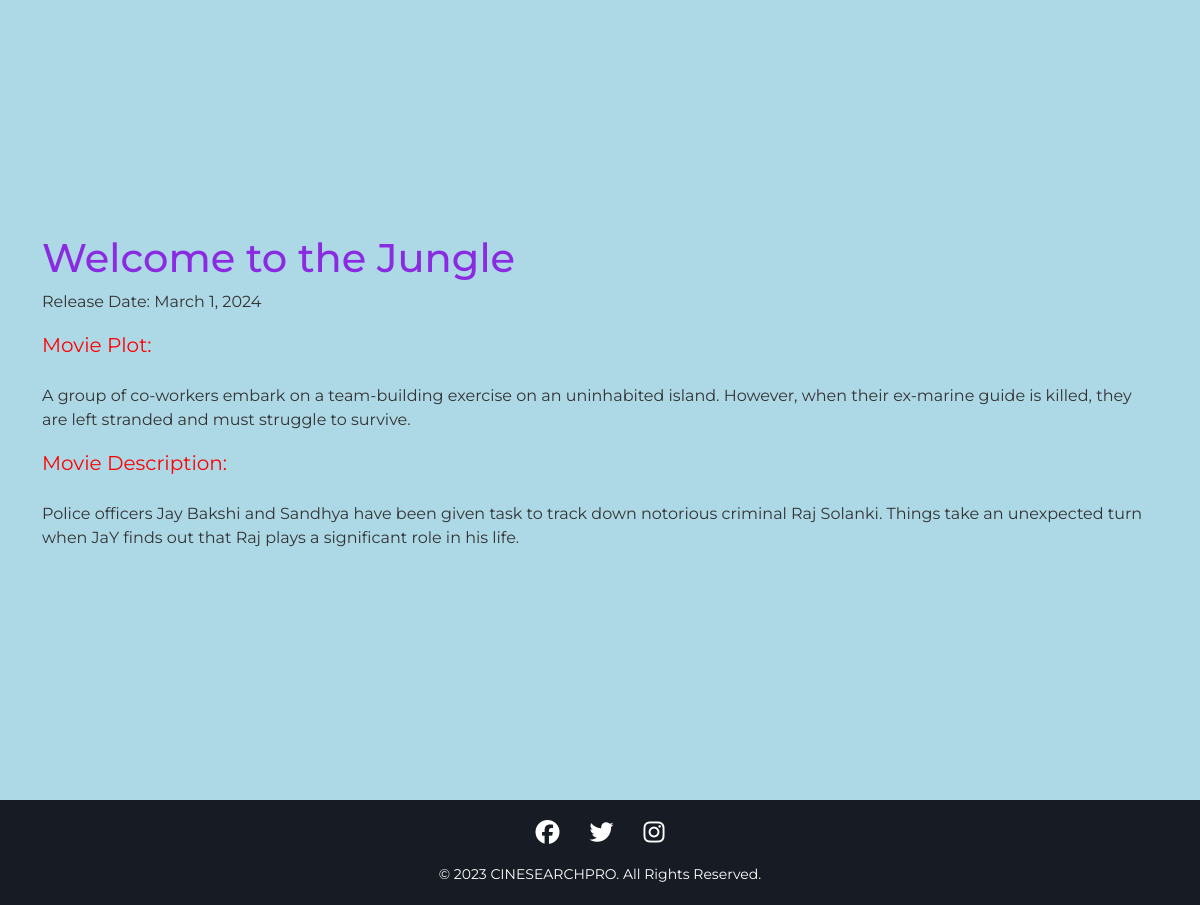
Page /9/ on the committed database.
### movie/models.py (models this page shows, shortened)
class Movie(models.Model):
    title=models.CharField(max_length=255)
    release_date=models.DateField()
    description=models.TextField(max_length=1000)
    plot=models.TextField()
    poster=models.ImageField(upload_to='media')

### movie/views.py (the view)
# urls.py: path('<int:pk>/',views.MovieDetail,name='moviedetail'),
def MovieDetail(request, pk):
    movie = get_object_or_404(Movie, pk=pk)
    return render(request, 'moviedetail.html', {'movie': movie})

### templates/moviedetail.html (shortened to what this page needs)
<!DOCTYPE html>
<html lang="en">
<head>
  <link
  rel="stylesheet"
  href="https://cdn.jsdelivr.net/npm/bootstrap@5.3.2/dist/css/bootstrap.min.css"
/>
<link
  rel="stylesheet"
  href="https://cdnjs.cloudflare.com/ajax/libs/font-awesome/6.5.1/css/all.min.css"
/>
{% load static %}
<link rel="stylesheet" href="{% static 'css/style.css' %}">
</head>
<body>
<div class="container">
    <div class="movie_details">
    <div class="card-body">
        <h1 style="color: blueviolet;">{{ movie.title }}</h1>
        <p style="color:#333;">Release Date: {{movie.release_date }}</p>
        <p><div style="color: red;font-size: 20px;">Movie Plot:</div><br>  {{ movie.plot }}</p>
        <p><div style="color: red; font-size: 20px;">Movie Description:</div><br>  {{ movie.description }}</p>
    </div>
  </div>
</div>
<footer>
  <div class="social-icons">
    <a href="#" class="fab fa-facebook"></a>
    <a href="#" class="fab fa-twitter"></a>
    <a href="#" class="fab fa-instagram"></a>
  </div>
  <div class="copyright">
    &copy; 2023 CINESEARCHPRO. All Rights Reserved.
  </div>
</footer>
</body>
</html>

### static/css/style.css (style rules this page uses)
* { margin: 0; padding: 0; outline: none; box-sizing: border-box; font-family: 'Montserrat', sans-serif; }
body { background: #f2f2f2; }

### templates/moviedetail.html (style rules this page uses)
body { margin: 0; padding: 0; font-family: 'Arial', sans-serif; background-color: lightblue; }
.container { display: flex; justify-content: center; align-items: center; height: 100vh; }
.card-body { color: #333; }
footer { background-color: #171c24; color: #fff; padding: 20px 0; text-align: center; }
.container { display: flex; justify-content: space-between; align-items: center; }
.social-icons { display: flex; justify-content: center; align-items: center; }
.social-icons a { color: #fff; font-size: 24px; margin: 0 15px; padding-bottom: 20px; text-decoration: none; }
.copyright { font-size: 14px; text-align: center; }

### rows in the picture
Movie: title "Welcome to the Jungle", release_date "March 1, 2024", plot "A group of co-workers embark on a team-building exercise on an uninhabited island. However, when their ex-marine guide is killed, they are left stranded and must struggle to survive.", description "Police officers Jay Bakshi and Sandhya have been given task to track down notorious criminal Raj Solanki. Things take an unexpected turn when JaY finds out that Raj plays a significant role in his life."
